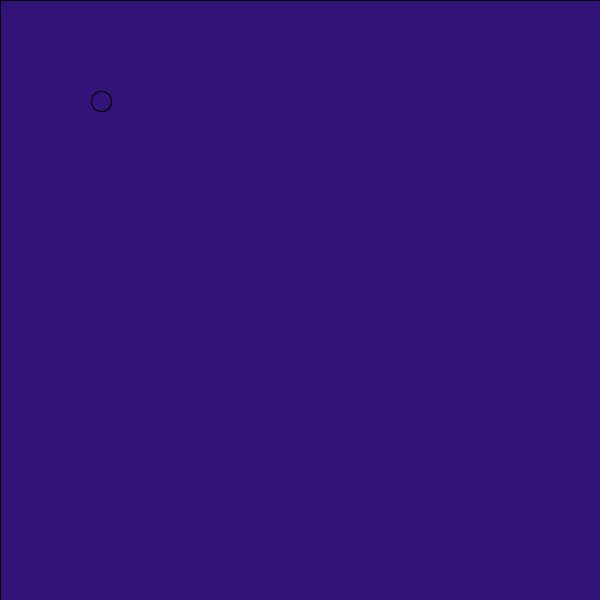
Frame 1 (no input)
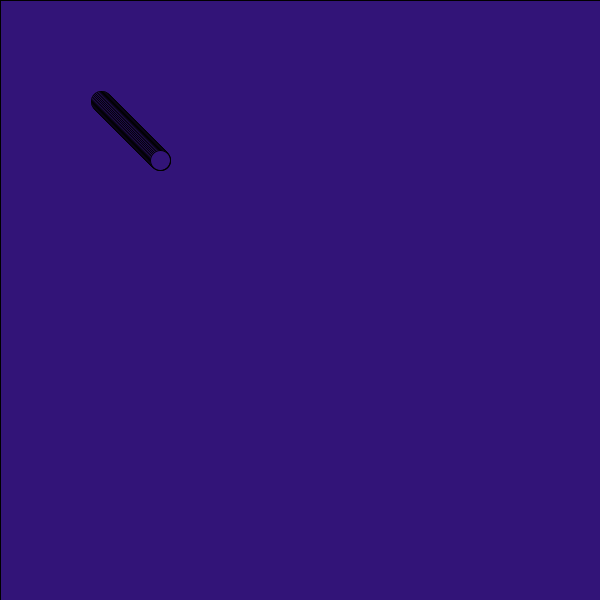
Frame 60 (the mouse pressed at the canvas centre just before this capture)
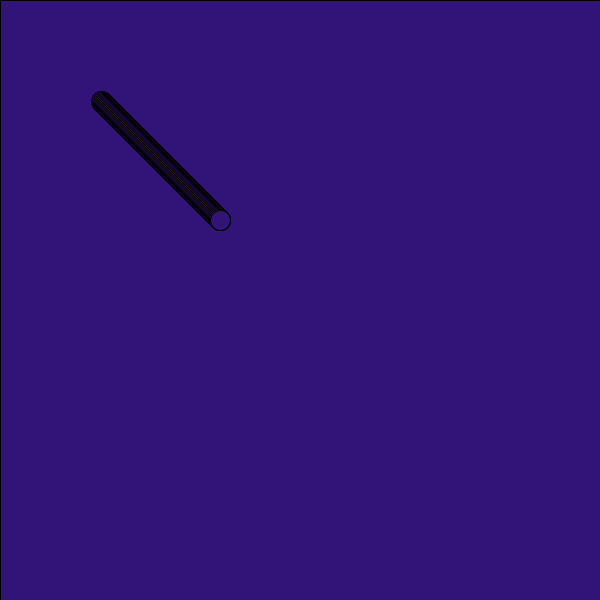
Frame 120 (the mouse held since frame 60 and released just before this capture)

The Processing sketch that drew these frames (run headless with seeded random() and noise(); from frame 60 on, the mouse is pressed at the canvas centre):

// Processing sketch: processing_53397
// ── processing_53397.pde

int direction;
int x;
int y;
int directionx;
int directiony;

int x2;
int y2;
int directionx2;
int directiony2;

int x3;
int y3;
int directionx3;
int directiony3;


void setup(){
  size (600,600);
  smooth();
  background(0);
  fill(50,20,120);
  rect(0,0,600,600);

  
  direction=1;
  x=100;
  y=100;
  directionx=1;
  directiony=1;
  x2=100;
  y2=100;
  directionx2=1;
  directiony2=1;
  x3=100;
  y3=100;
  directionx3=1;
  directiony3=1;
 
}

void draw(){
  
  
  x+=directionx; //x = x + directionx;
  y+=directiony;
  if(y > 600){
    directiony= -4;
  }
   if(x > 600){
    directionx= -4;
   
  }
      if(y < 0){
    directiony= +10;
      }
  
    if(x < 0){
    directionx= +3;
    }
  
  
  ellipse(x,y,20,20);


  x2+=directionx2; //x = x + directionx;
  y2+=directiony2;
  if(y2 > 600){
    directiony2= -4;
  }
   if(x2 > 600){
    directionx2= -4;
   
  }
      if(y2 < 0){
    directiony2= +3;
      }
  
    if(x2 < 0){
    directionx2= +20;
    }
  
  
  ellipse(x2,y2,20,20);
  
  
  x3+=directionx3; //x = x + directionx;
  y3+=directiony3;
  if(y3 > 600){
    directiony3= -4;
  }
   if(x3 > 600){
    directionx3= -4;
   
  }
      if(y3 < 0){
    directiony3= +3;
      }
  
    if(x3 < 0){
    directionx3= +50;
    }
  
  
  ellipse(x3,y3,20,20);
  
}
